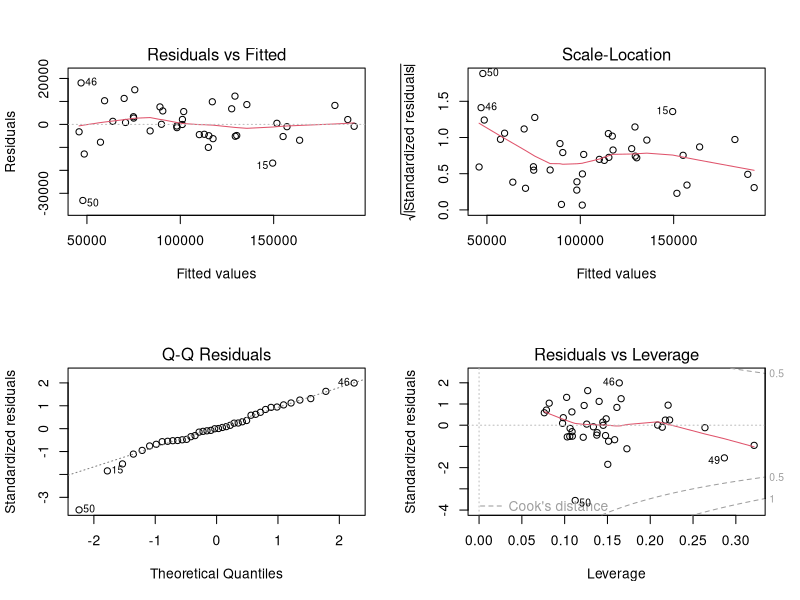
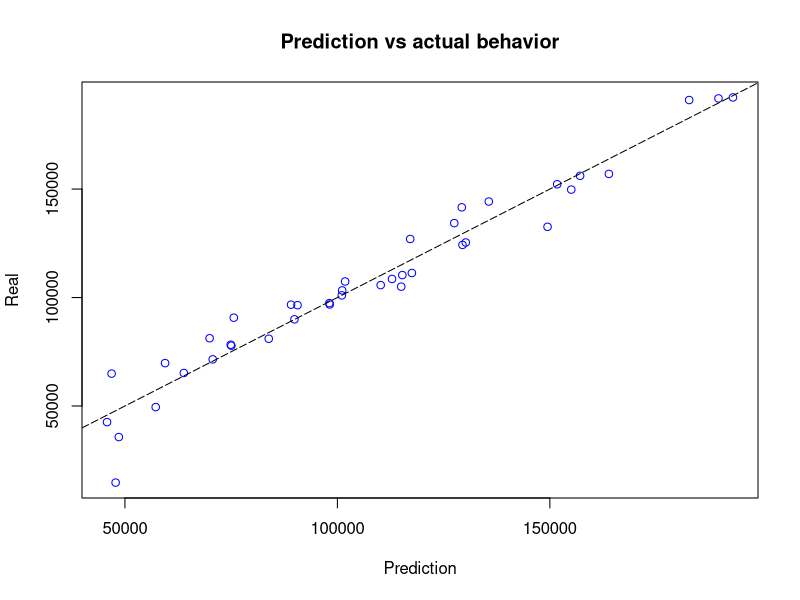
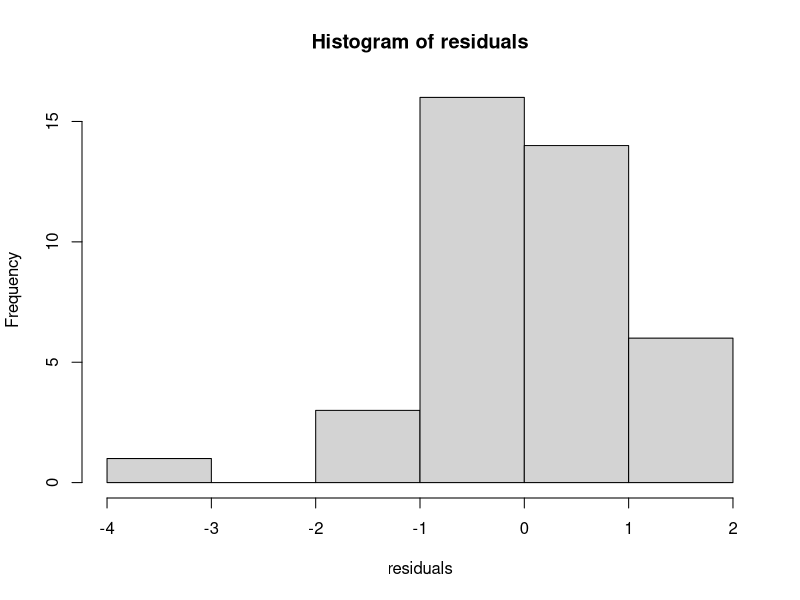
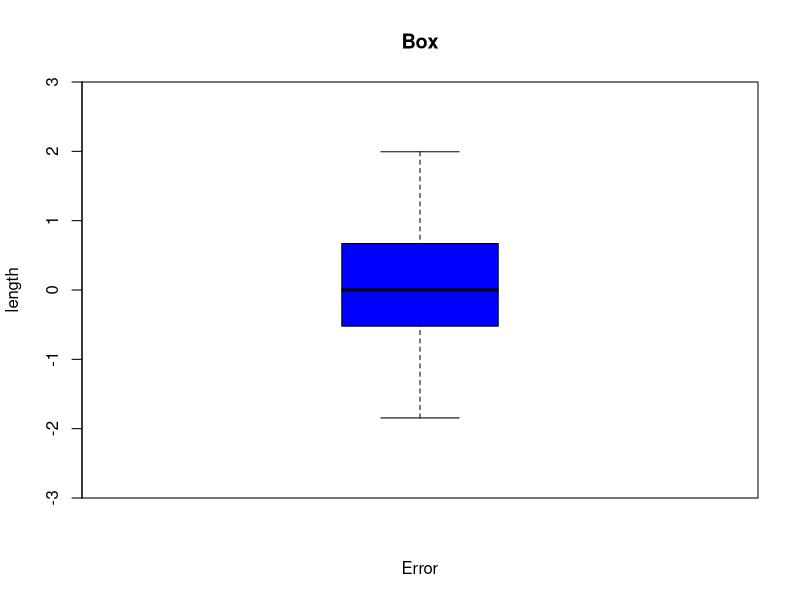
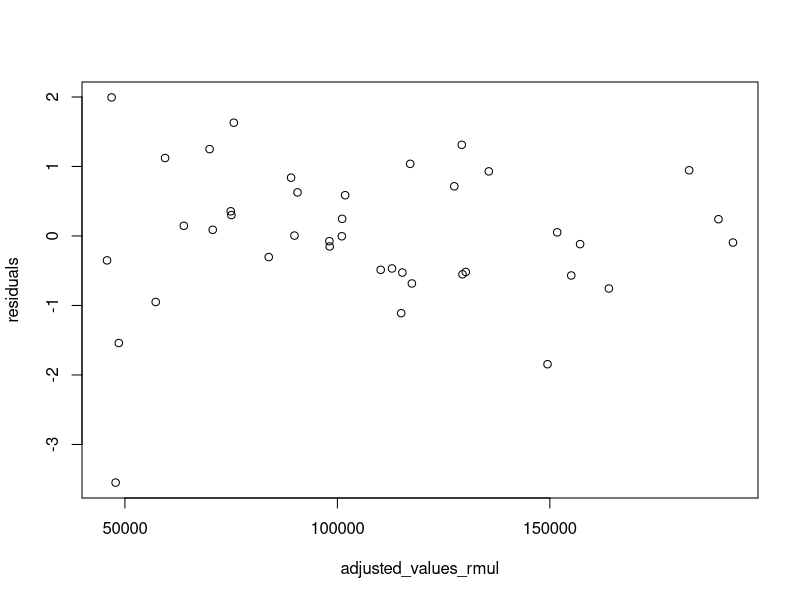

These figures' R source, in order:
# Multiple Linear Regression

setwd("C:/Users/BIO/Desktop/Data_Analysis_Comparation/Clase_Regresion/2_Regresion_Multiple")

# Importing the dataset

dataset = read.csv('Data_Mul_Reg.csv')

#Eliminar una columna
library(dplyr)
dataset <- select(dataset, -X)

#Rename variables
colnames(dataset)[colnames(dataset)=="Q.Spend"] <- "Quality.Spend"

# Encoding categorical data
dataset$State = factor(dataset$State,
                       levels = c('New York', 'California', 'Florida'),
                       labels = c(1, 2, 3))

# Splitting the dataset into the Training set and Test set
# install.packages('caTools')
library(caTools)
set.seed(123)
split = sample.split(dataset$Profit, SplitRatio = 0.8)
training_set = subset(dataset, split == TRUE)
test_set = subset(dataset, split == FALSE)

# Feature Scaling
# training_set = scale(training_set)
# test_set = scale(test_set)

# Fitting Multiple Linear Regression to the Training set
regressor = lm(formula = Profit ~ .,
               data = training_set)

# Predicting the Test set results
y_pred = predict(regressor, newdata = test_set)

summary(regressor)

# Plot the actual points
layout(matrix(c(1,2,3,4),2,2)) # optional 4 graphs/page 
plot(regressor)
# Plot the actual points
layout(matrix(c(1),1,1)) # optional 1 graphs/page 

#Prediction vs actual behavior
plot(predict(regressor),training_set$Profit,
     col = "blue", pch=1,
     xlab="Prediction",ylab="Real", main="Prediction vs actual behavior")
abline(a=0,b=1, col=153, lty=5)

#Predict residuals
residuals<-rstandard(regressor)
hist(residuals) 
boxplot(residuals, boxwex = 0.5, col = c("blue", "red"),
        main = "Box",
        xlab = "Error", ylab = "length",
        sep = ":", lex.order = TRUE, ylim = c(-3, 3), yaxs = "i")

#Residuals
par(mfrow = c(1,1))
adjusted_values_rmul <- fitted(regressor)
plot(adjusted_values_rmul, residuals)

#Normality test Kolmogorov-Smirnov
ks.test(x = residuals,"pnorm", mean(residuals), sd(residuals))
#Normality test Kolmogorov-Smirnov modification test Lilliefors
library("nortest")
lillie.test(x = residuals)
#Jarque Bera Test
library("tseries")
jarque.bera.test(x = residuals)
